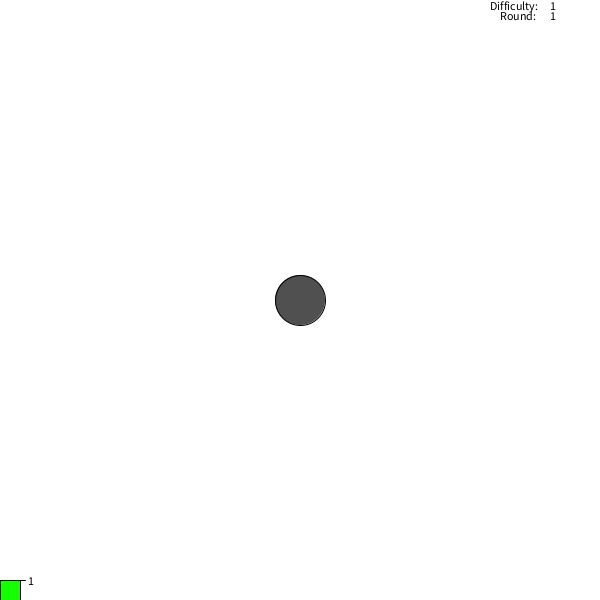
Frame 1 (no input)
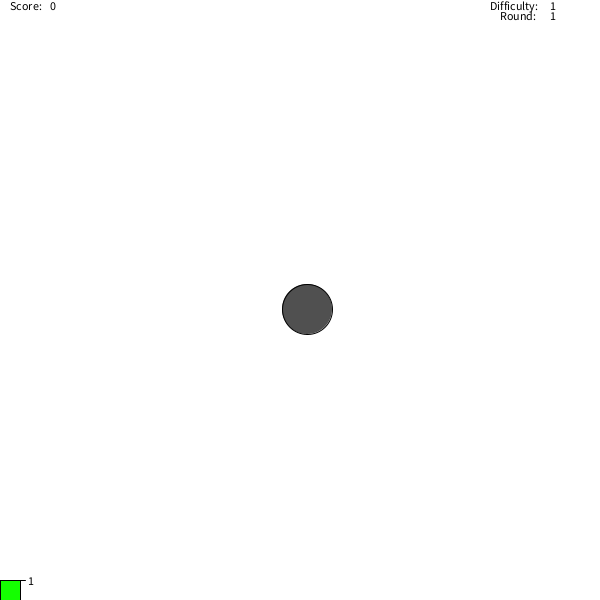
Frame 60 (the mouse pressed at the canvas centre just before this capture)
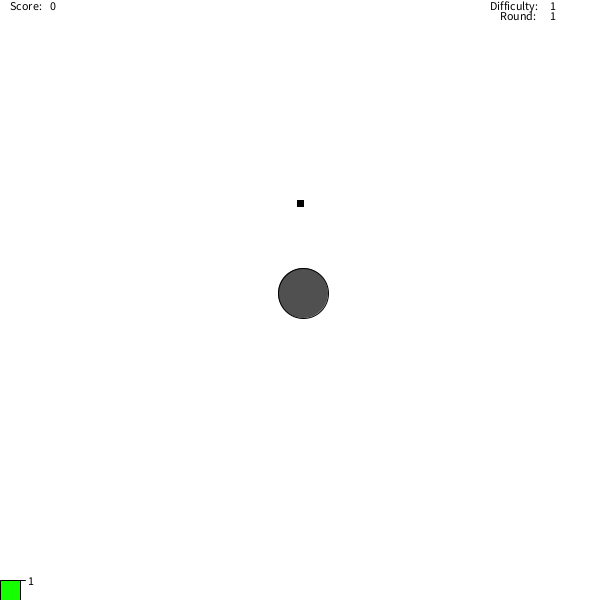
Frame 120 (the mouse held since frame 60 and released just before this capture)

The Processing sketch that drew these frames (run headless with seeded random() and noise(); from frame 60 on, the mouse is pressed at the canvas centre):

// Processing sketch: processing_121212
// ── processing_121212.pde

//***********************************************************************\\
//Created By Chpwnd | 2013 All Rights Reserved | \\
//Feel Free To Modify And Do What You Wish, But Please Do Not Steal\\
//***********************************************************************\\



float targX;
float targY;
float derptastic;
float herptastic;
int a;
int b;
int c;
int d;
int q; //positive for speed
int z; //negative for speed
int r;
int add;
int act;
int round;
int give;
void setup() {
  background(255);
  size(600,600);
  frameRate(30);
  targX = 300;
  targY = 300;
  add = 10;
  act = 0;
  round = 1;
  give = 1;
  q = 1;
  z = 1;
  r = 1;
}
void draw() {
  background(255);
  text("Score:", 10, 10);
  text(act, 50, 10);
//
 
  {
    loop();
    derptastic = (random(2));
    herptastic = (random(2));
    fill(0, 0, 0, 175);
    ellipse(targX,targY,50,50);
  }
//
  {
    if(targX >= 580) {
      targX = 570;
    }
    if(targX <= 20) {
      targX = 30;
    }
//
    if(targY >= 500) {
      targY = 490;
    }
    if(targY <= 20) {
      targY = 30;
    }
  }
//
    if(derptastic <= 1) {
      targX = targX + q;
    }
    if(derptastic <= 2 && derptastic > 1) {
      targX = targX - q;
  }
//
    if(herptastic <= 1) {
      targY = targY + q;
    }
    if(herptastic <= 2 && herptastic > 1) {
      targY = targY - q;
    }
    derpderp();
    
    
    {
      if(act >= 100) {
        round = round+give;
        act = 0;
        z = z-1;
        q = q+1;
      }
      text("Round:", 500, 20);
      text(round, 550, 10);
      text("Difficulty:", 490, 10);
      text(round, 550, 20);
}

if(round == 1) {
  fill(20, 255, 0);
  rect(0, 580, 20, 20);
  fill(0);
  line(0, 580, 25, 580);
  text("1", 28, 585);
}

if(round == 2) {
  fill(20, 255, 0);
  rect(0, 580, 20, 20);
  fill(0);
  line(0, 580, 25, 580);
  text("1", 28, 585);
  fill(252, 252, 133);
  rect(0, 560, 20, 20);
  fill(0);
  line(0, 560, 25, 560);
  text("2", 28, 565);
}

if(round == 3) {
  fill(20, 255, 0); //box 1
  rect(0, 580, 20, 20);
  fill(0);
  line(0, 580, 25, 580);
  text("1", 28, 585);
  fill(252, 252, 133); //box 2
  rect(0, 560, 20, 20);
  fill(0);
  line(0, 560, 25, 560);
  text("2", 28, 565);
  fill(#FFB13B); //box 3
  rect(0, 540, 20, 20);
  fill(0);
  line(0, 540, 25, 540);
  text("3", 28, 545);
}  
if(round == 4) {
  fill(20, 255, 0); //box 1
  rect(0, 580, 20, 20);
  fill(0);
  line(0, 580, 25, 580);
  text("1", 28, 585);
  fill(252, 252, 133); //box 2
  rect(0, 560, 20, 20);
  fill(0);
  line(0, 560, 25, 560);
  text("2", 28, 565);
  fill(#FFB13B); //box 3
  rect(0, 540, 20, 20);
  fill(0);
  line(0, 540, 25, 540);
  text("3", 28, 545);
  fill(255, 153, 0);
  rect(0, 520, 20, 20);
  fill(0);
  line(0, 520, 25, 520);
  text("4", 28, 525);
}
if(round == 5) {
  fill(20, 255, 0); //box 1
  rect(0, 580, 20, 20);
  fill(0);
  line(0, 580, 25, 580);
  text("1", 28, 585);
  fill(252, 252, 133); //box 2
  rect(0, 560, 20, 20);
  fill(0);
  line(0, 560, 25, 560);
  text("2", 28, 565);
  fill(#FFB13B); //box 3
  rect(0, 540, 20, 20);
  fill(0);
  line(0, 540, 25, 540);
  text("3", 28, 545);
  fill(255, 153, 0);
  rect(0, 520, 20, 20);
  fill(0);
  line(0, 520, 25, 520);
  text("4", 28, 525);
  fill(255, 81, 0);
  rect(0, 500, 20, 20);
  fill(0);
  line(0, 500, 25, 500);
  text("5", 28, 505);
}

if(round == 6) {
  fill(20, 255, 0); //box 1
  rect(0, 580, 20, 20);
  fill(0);
  line(0, 580, 25, 580);
  text("1", 28, 585);
  fill(252, 252, 133); //box 2
  rect(0, 560, 20, 20);
  fill(0);
  line(0, 560, 25, 560);
  text("2", 28, 565);
  fill(#FFB13B); //box 3
  rect(0, 540, 20, 20);
  fill(0);
  line(0, 540, 25, 540);
  text("3", 28, 545);
  fill(255, 153, 0);
  rect(0, 520, 20, 20);
  fill(0);
  line(0, 520, 25, 520);
  text("4", 28, 525);
  fill(255, 81, 0);
  rect(0, 500, 20, 20);
  fill(0);
  line(0, 500, 25, 500);
  text("5", 28, 505);
  fill(#FF3300);
  rect(0, 480, 20, 20);
  fill(0);
  line(0, 480, 25, 480);
  text("6", 28, 485);
}

if(round == 7) {
  fill(20, 255, 0); //box 1
  rect(0, 580, 20, 20);
  fill(0);
  line(0, 580, 25, 580);
  text("1", 28, 585);
  fill(252, 252, 133); //box 2
  rect(0, 560, 20, 20);
  fill(0);
  line(0, 560, 25, 560);
  text("2", 28, 565);
  fill(#FFB13B); //box 3
  rect(0, 540, 20, 20);
  fill(0);
  line(0, 540, 25, 540);
  text("3", 28, 545);
  fill(255, 153, 0);
  rect(0, 520, 20, 20);
  fill(0);
  line(0, 520, 25, 520);
  text("4", 28, 525);
  fill(255, 81, 0);
  rect(0, 500, 20, 20);
  fill(0);
  line(0, 500, 25, 500);
  text("5", 28, 505);
  fill(#FF3300);
  rect(0, 480, 20, 20);
  fill(0);
  line(0, 480, 25, 480);
  text("6", 28, 485);
  fill(#FC0000);
  rect(0, 460, 20, 20);
  fill(0);
  line(0, 460, 25, 460);
  text("7", 28, 465);
}

if(round == 8) {
  fill(20, 255, 0); //box 1
  rect(0, 580, 20, 20);
  fill(0);
  line(0, 580, 25, 580);
  text("1", 28, 585);
  fill(252, 252, 133); //box 2
  rect(0, 560, 20, 20);
  fill(0);
  line(0, 560, 25, 560);
  text("2", 28, 565);
  fill(#FFB13B); //box 3
  rect(0, 540, 20, 20);
  fill(0);
  line(0, 540, 25, 540);
  text("3", 28, 545);
  fill(255, 153, 0);
  rect(0, 520, 20, 20);
  fill(0);
  line(0, 520, 25, 520);
  text("4", 28, 525);
  fill(255, 81, 0);
  rect(0, 500, 20, 20);
  fill(0);
  line(0, 500, 25, 500);
  text("5", 28, 505);
  fill(#FF3300);
  rect(0, 480, 20, 20);
  fill(0);
  line(0, 480, 25, 480);
  text("6", 28, 485);
  fill(#FC0000);
  rect(0, 460, 20, 20);
  fill(0);
  line(0, 460, 25, 460);
  text("7", 28, 465);
  fill(#90FFF9);
  rect(0, 440, 20, 20);
  fill(0);
  line(0, 440, 25, 440);
  text("8", 28, 445);
}

if(round == 9) {
  fill(20, 255, 0); //box 1
  rect(0, 580, 20, 20);
  fill(0);
  line(0, 580, 25, 580);
  text("1", 28, 585);
  fill(252, 252, 133); //box 2
  rect(0, 560, 20, 20);
  fill(0);
  line(0, 560, 25, 560);
  text("2", 28, 565);
  fill(#FFB13B); //box 3
  rect(0, 540, 20, 20);
  fill(0);
  line(0, 540, 25, 540);
  text("3", 28, 545);
  fill(255, 153, 0);
  rect(0, 520, 20, 20);
  fill(0);
  line(0, 520, 25, 520);
  text("4", 28, 525);
  fill(255, 81, 0);
  rect(0, 500, 20, 20);
  fill(0);
  line(0, 500, 25, 500);
  text("5", 28, 505);
  fill(#FF3300);
  rect(0, 480, 20, 20);
  fill(0);
  line(0, 480, 25, 480);
  text("6", 28, 485);
  fill(#FC0000);
  rect(0, 460, 20, 20);
  fill(0);
  line(0, 460, 25, 460);
  text("7", 28, 465);
  fill(#90FFF9);
  rect(0, 440, 20, 20);
  fill(0);
  line(0, 440, 25, 440);
  text("8", 28, 445);
  fill(#5FFFF6);
  rect(0, 420, 20, 20);
  fill(0);
  line(0, 420, 25, 420);
  text("9", 28, 425);
}

if(round == 10) {
  fill(20, 255, 0); //box 1
  rect(0, 580, 20, 20);
  fill(0);
  line(0, 580, 25, 580);
  text("1", 28, 585);
  fill(252, 252, 133); //box 2
  rect(0, 560, 20, 20);
  fill(0);
  line(0, 560, 25, 560);
  text("2", 28, 565);
  fill(#FFB13B); //box 3
  rect(0, 540, 20, 20);
  fill(0);
  line(0, 540, 25, 540);
  text("3", 28, 545);
  fill(255, 153, 0);
  rect(0, 520, 20, 20);
  fill(0);
  line(0, 520, 25, 520);
  text("4", 28, 525);
  fill(255, 81, 0);
  rect(0, 500, 20, 20);
  fill(0);
  line(0, 500, 25, 500);
  text("5", 28, 505);
  fill(#FF3300);
  rect(0, 480, 20, 20);
  fill(0);
  line(0, 480, 25, 480);
  text("6", 28, 485);
  fill(#FC0000);
  rect(0, 460, 20, 20);
  fill(0);
  line(0, 460, 25, 460);
  text("7", 28, 465);
  fill(#90FFF9);
  rect(0, 440, 20, 20);
  fill(0);
  line(0, 440, 25, 440);
  text("8", 28, 445);
  fill(#5FFFF6);
  rect(0, 420, 20, 20);
  fill(0);
  line(0, 420, 25, 420);
  text("9", 28, 425);
  fill(#31FFF3);
  rect(0, 400, 20, 20);
  fill(0);
  line(0, 400, 25, 400);
  text("10", 28, 405);
}

if(round == 11) {
  fill(20, 255, 0); //box 1
  rect(0, 580, 20, 20);
  fill(0);
  line(0, 580, 25, 580);
  text("1", 28, 585);
  fill(252, 252, 133); //box 2
  rect(0, 560, 20, 20);
  fill(0);
  line(0, 560, 25, 560);
  text("2", 28, 565);
  fill(#FFB13B); //box 3
  rect(0, 540, 20, 20);
  fill(0);
  line(0, 540, 25, 540);
  text("3", 28, 545);
  fill(255, 153, 0);
  rect(0, 520, 20, 20);
  fill(0);
  line(0, 520, 25, 520);
  text("4", 28, 525);
  fill(255, 81, 0);
  rect(0, 500, 20, 20);
  fill(0);
  line(0, 500, 25, 500);
  text("5", 28, 505);
  fill(#FF3300);
  rect(0, 480, 20, 20);
  fill(0);
  line(0, 480, 25, 480);
  text("6", 28, 485);
  fill(#FC0000);
  rect(0, 460, 20, 20);
  fill(0);
  line(0, 460, 25, 460);
  text("7", 28, 465);
  fill(#90FFF9);
  rect(0, 440, 20, 20);
  fill(0);
  line(0, 440, 25, 440);
  text("8", 28, 445);
  fill(#5FFFF6);
  rect(0, 420, 20, 20);
  fill(0);
  line(0, 420, 25, 420);
  text("9", 28, 425);
  fill(#31FFF3);
  rect(0, 400, 20, 20);
  fill(0);
  line(0, 400, 25, 400);
  text("10", 28, 405);
  fill(#00FFF0);
  rect(0, 380, 20, 20);
  fill(0);
  line(0, 380, 25, 380);
  text("11", 28, 385);
}

if(round == 12) {
  fill(20, 255, 0); //box 1
  rect(0, 580, 20, 20);
  fill(0);
  line(0, 580, 25, 580);
  text("1", 28, 585);
  fill(252, 252, 133); //box 2
  rect(0, 560, 20, 20);
  fill(0);
  line(0, 560, 25, 560);
  text("2", 28, 565);
  fill(#FFB13B); //box 3
  rect(0, 540, 20, 20);
  fill(0);
  line(0, 540, 25, 540);
  text("3", 28, 545);
  fill(255, 153, 0);
  rect(0, 520, 20, 20);
  fill(0);
  line(0, 520, 25, 520);
  text("4", 28, 525);
  fill(255, 81, 0);
  rect(0, 500, 20, 20);
  fill(0);
  line(0, 500, 25, 500);
  text("5", 28, 505);
  fill(#FF3300);
  rect(0, 480, 20, 20);
  fill(0);
  line(0, 480, 25, 480);
  text("6", 28, 485);
  fill(#FC0000);
  rect(0, 460, 20, 20);
  fill(0);
  line(0, 460, 25, 460);
  text("7", 28, 465);
  fill(#90FFF9);
  rect(0, 440, 20, 20);
  fill(0);
  line(0, 440, 25, 440);
  text("8", 28, 445);
  fill(#5FFFF6);
  rect(0, 420, 20, 20);
  fill(0);
  line(0, 420, 25, 420);
  text("9", 28, 425);
  fill(#31FFF3);
  rect(0, 400, 20, 20);
  fill(0);
  line(0, 400, 25, 400);
  text("10", 28, 405);
  fill(#00FFF0);
  rect(0, 380, 20, 20);
  fill(0);
  line(0, 380, 25, 380);
  text("11", 28, 385);
  fill(#00C5FF);
  rect(0, 360, 20, 20);
  fill(0);
  line(0, 360, 25, 360);
  text("12", 28, 365);
}

if(round == 13) {
  fill(20, 255, 0); //box 1
  rect(0, 580, 20, 20);
  fill(0);
  line(0, 580, 25, 580);
  text("1", 28, 585);
  fill(252, 252, 133); //box 2
  rect(0, 560, 20, 20);
  fill(0);
  line(0, 560, 25, 560);
  text("2", 28, 565);
  fill(#FFB13B); //box 3
  rect(0, 540, 20, 20);
  fill(0);
  line(0, 540, 25, 540);
  text("3", 28, 545);
  fill(255, 153, 0);
  rect(0, 520, 20, 20);
  fill(0);
  line(0, 520, 25, 520);
  text("4", 28, 525);
  fill(255, 81, 0);
  rect(0, 500, 20, 20);
  fill(0);
  line(0, 500, 25, 500);
  text("5", 28, 505);
  fill(#FF3300);
  rect(0, 480, 20, 20);
  fill(0);
  line(0, 480, 25, 480);
  text("6", 28, 485);
  fill(#FC0000);
  rect(0, 460, 20, 20);
  fill(0);
  line(0, 460, 25, 460);
  text("7", 28, 465);
  fill(#90FFF9);
  rect(0, 440, 20, 20);
  fill(0);
  line(0, 440, 25, 440);
  text("8", 28, 445);
  fill(#5FFFF6);
  rect(0, 420, 20, 20);
  fill(0);
  line(0, 420, 25, 420);
  text("9", 28, 425);
  fill(#31FFF3);
  rect(0, 400, 20, 20);
  fill(0);
  line(0, 400, 25, 400);
  text("10", 28, 405);
  fill(#00FFF0);
  rect(0, 380, 20, 20);
  fill(0);
  line(0, 380, 25, 380);
  text("11", 28, 385);
  fill(#00C5FF);
  rect(0, 360, 20, 20);
  fill(0);
  line(0, 360, 25, 360);
  text("12", 28, 365);
  fill(#34D1FF);
  rect(0, 340, 20, 20);
  fill(0);
  line(0, 340, 25, 340);
  text("13", 28, 345);
}

if(round == 14) {
  fill(20, 255, 0); //box 1
  rect(0, 580, 20, 20);
  fill(0);
  line(0, 580, 25, 580);
  text("1", 28, 585);
  fill(252, 252, 133); //box 2
  rect(0, 560, 20, 20);
  fill(0);
  line(0, 560, 25, 560);
  text("2", 28, 565);
  fill(#FFB13B); //box 3
  rect(0, 540, 20, 20);
  fill(0);
  line(0, 540, 25, 540);
  text("3", 28, 545);
  fill(255, 153, 0);
  rect(0, 520, 20, 20);
  fill(0);
  line(0, 520, 25, 520);
  text("4", 28, 525);
  fill(255, 81, 0);
  rect(0, 500, 20, 20);
  fill(0);
  line(0, 500, 25, 500);
  text("5", 28, 505);
  fill(#FF3300);
  rect(0, 480, 20, 20);
  fill(0);
  line(0, 480, 25, 480);
  text("6", 28, 485);
  fill(#FC0000);
  rect(0, 460, 20, 20);
  fill(0);
  line(0, 460, 25, 460);
  text("7", 28, 465);
  fill(#90FFF9);
  rect(0, 440, 20, 20);
  fill(0);
  line(0, 440, 25, 440);
  text("8", 28, 445);
  fill(#5FFFF6);
  rect(0, 420, 20, 20);
  fill(0);
  line(0, 420, 25, 420);
  text("9", 28, 425);
  fill(#31FFF3);
  rect(0, 400, 20, 20);
  fill(0);
  line(0, 400, 25, 400);
  text("10", 28, 405);
  fill(#00FFF0);
  rect(0, 380, 20, 20);
  fill(0);
  line(0, 380, 25, 380);
  text("11", 28, 385);
  fill(#34D1FF);
  rect(0, 360, 20, 20);
  fill(0);
  line(0, 360, 25, 360);
  text("12", 28, 365);
  fill(#00C5FF);
  rect(0, 340, 20, 20);
  fill(0);
  line(0, 340, 25, 340);
  text("13", 28, 345);
  fill(#366FFC);
  rect(0, 320, 20, 20);
  fill(0);
  line(0, 320, 25, 320);
  text("14", 28, 325);
}

if(round == 15) {
  fill(20, 255, 0); //box 1
  rect(0, 580, 20, 20);
  fill(0);
  line(0, 580, 25, 580);
  text("1", 28, 585);
  fill(252, 252, 133); //box 2
  rect(0, 560, 20, 20);
  fill(0);
  line(0, 560, 25, 560);
  text("2", 28, 565);
  fill(#FFB13B); //box 3
  rect(0, 540, 20, 20);
  fill(0);
  line(0, 540, 25, 540);
  text("3", 28, 545);
  fill(255, 153, 0);
  rect(0, 520, 20, 20);
  fill(0);
  line(0, 520, 25, 520);
  text("4", 28, 525);
  fill(255, 81, 0);
  rect(0, 500, 20, 20);
  fill(0);
  line(0, 500, 25, 500);
  text("5", 28, 505);
  fill(#FF3300);
  rect(0, 480, 20, 20);
  fill(0);
  line(0, 480, 25, 480);
  text("6", 28, 485);
  fill(#FC0000);
  rect(0, 460, 20, 20);
  fill(0);
  line(0, 460, 25, 460);
  text("7", 28, 465);
  fill(#90FFF9);
  rect(0, 440, 20, 20);
  fill(0);
  line(0, 440, 25, 440);
  text("8", 28, 445);
  fill(#5FFFF6);
  rect(0, 420, 20, 20);
  fill(0);
  line(0, 420, 25, 420);
  text("9", 28, 425);
  fill(#31FFF3);
  rect(0, 400, 20, 20);
  fill(0);
  line(0, 400, 25, 400);
  text("10", 28, 405);
  fill(#00FFF0);
  rect(0, 380, 20, 20);
  fill(0);
  line(0, 380, 25, 380);
  text("11", 28, 385);
  fill(#34D1FF);
  rect(0, 360, 20, 20);
  fill(0);
  line(0, 360, 25, 360);
  text("12", 28, 365);
  fill(#00C5FF);
  rect(0, 340, 20, 20);
  fill(0);
  line(0, 340, 25, 340);
  text("13", 28, 345);
  fill(#366FFC);
  rect(0, 320, 20, 20);
  fill(0);
  line(0, 320, 25, 320);
  text("14", 28, 325);
  fill(#004AFF);
  rect(0, 300, 20, 20);
  fill(0);
  line(0, 300, 25, 300);
  text("Max", 28, 305);
}

}

void derpderp() {
  {
  fill(0);
  rect(mouseX-3,mouseY-100,6,6);
  }

  }
 void mouseClicked() {
   
     if( sqrt(sq(mouseX-targX)+sq((mouseY-100)-targY)) <= 25) {
      fill(0);      
      text("+10!", targX-20, targY-50);
      act = act+add;
      
  }
 }
